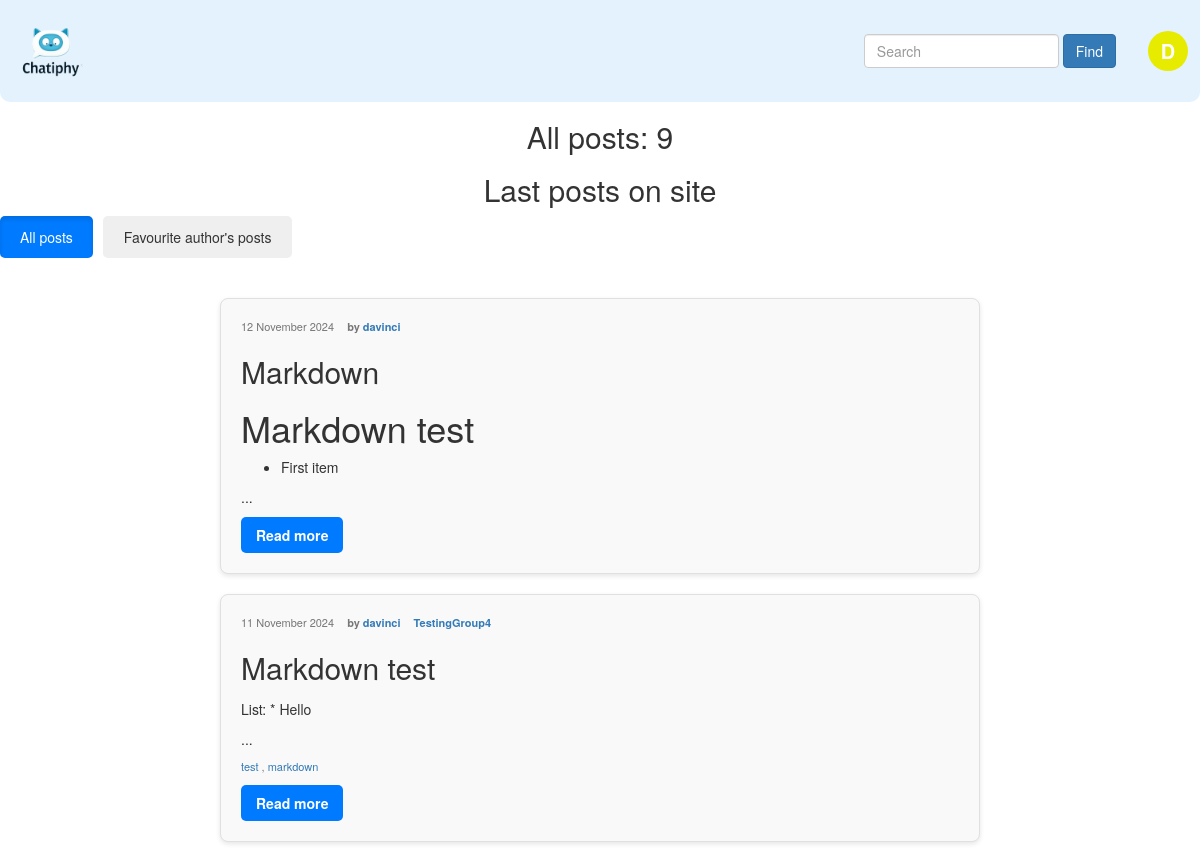
Before: / (signed in, upper part) with the older database file.
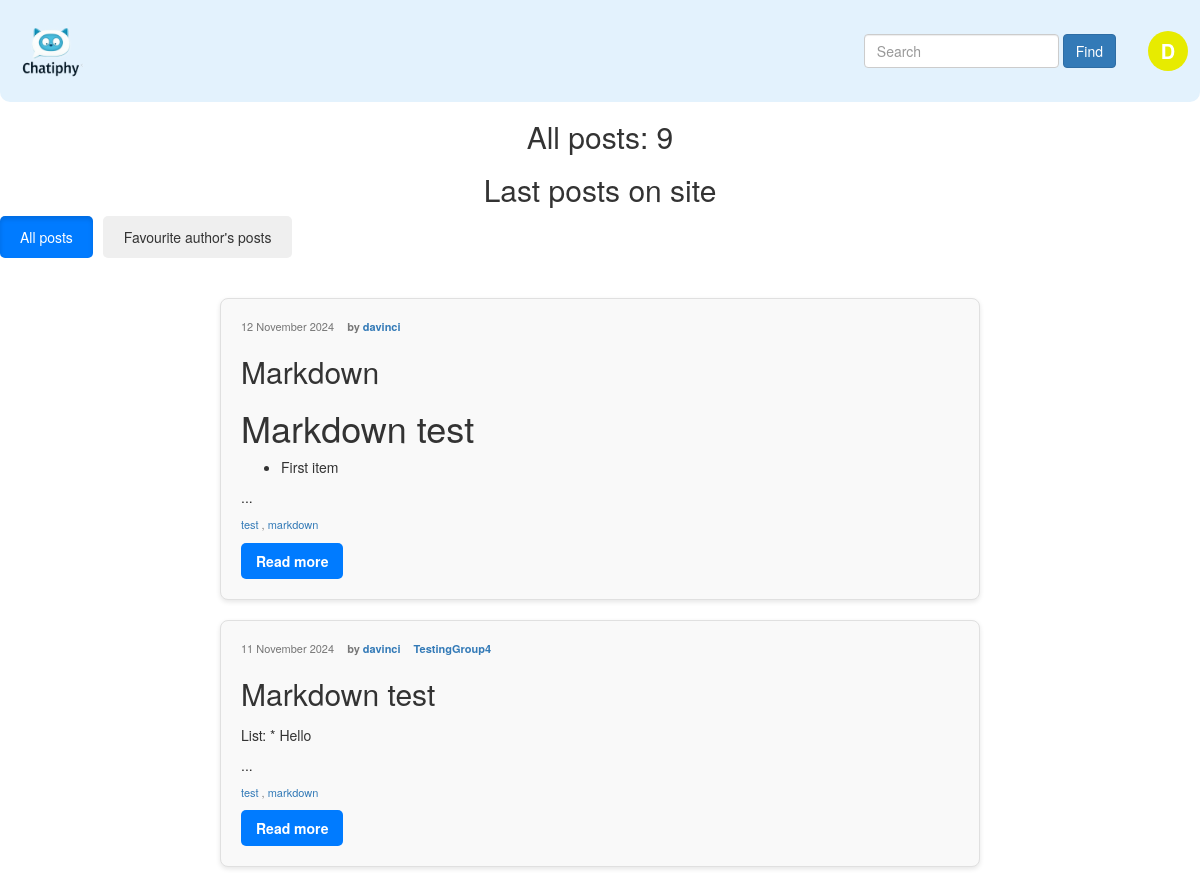
After: the same page with the newer database file.
### post_maker/models.py (models this page shows, shortened)
class Post(models.Model):
    title = models.CharField(
        max_length=250,
        default=''
    )
    text = models.TextField(
        help_text="Enter the text of post"
    )
    slug = models.SlugField(
        max_length=200,
        blank=True
    )
    created = models.DateTimeField(
        auto_now_add=True
    )
    pub_date = models.DateTimeField(
        auto_now_add=True,
    )
    updated = models.DateTimeField(
        auto_now=True
    )
    author = models.ForeignKey(
        User,
        on_delete=models.CASCADE,
        verbose_name="Author",
        related_name="posts"
    )
    group = models.ForeignKey(
        Group,
        on_delete=models.SET_NULL,
        related_name="posts",
        blank=True,
        null=True,
        verbose_name="Group",
        help_text="Choose the group"
    )
    image = models.ImageField(
        "Post Image",
        upload_to="post_maker/img",
        blank=True
    )
    tag = TaggableManager()
    class Meta:
        ordering = ('-pub_date',)
        indexes = [
            models.Index(fields=['-pub_date'])
        ]
        verbose_name = "Post"
        verbose_name_plural = "Posts"
    def get_absolute_url(self):
        return reverse("post_maker:post_detail", args=[self.pk, self.slug])

class Group(models.Model):
    title = models.CharField(max_length=200, default="")
    slug = models.SlugField(max_length=200, unique=True, blank=True)
    description = models.TextField(default="")
    def __str__(self):
        return self.title

### post_maker/views.py (the view)
# urls.py: path("", views.index, name="index"),
@login_required
def index(request, tag_slug=None):
    filter_option = request.GET.get("filter", "all")
    keyword = request.GET.get("q", None)
    tag = None
    if filter_option == "followed":
        followed_authors = Subscription.objects.filter(subscriber=request.user).values_list("sub_author", flat=True)
        posts = Post.objects.filter(author__in=followed_authors)
        show_followed = True
    elif filter_option == "all":
        posts = Post.objects.all().order_by("-pub_date")
        show_followed = False
    if tag_slug:
        tag = get_object_or_404(Tag, slug=tag_slug)
        posts = posts.filter(tag__in=[tag])
    if keyword:
        posts = Post.objects.filter(text__contains=keyword).select_related("author").order_by("-pub_date")
    template = "post_maker/index.html"
    page_obj = paginator(request, posts, 5)
    context = {
        "page_obj": page_obj,
        "show_followed":show_followed,
        "tag":tag
    }
    return render(request, template, context)

### core/context_processors/year.py (called while the page is built)
def year(request):
    year = datetime.now().year
    return {
        "year":year,
    }

### post_maker/templatetags/post_tags.py (called while the page is built)
@register.simple_tag
def total_posts():
    return Post.objects.count()

@register.filter(name='markdown')
def markdown_format(text):
    return mark_safe(markdown.markdown(text))

### post_maker/views.py (called while the page is built)
@login_required
def paginator(request, posts, pages):
    paginator_obj = Paginator(posts, pages)
    page_number = request.GET.get('page')
    return paginator_obj.get_page(page_number)

### templates/post_maker/index.html (shortened to what this page needs)
{% extends "base.html" %}
{% load post_tags %}
{% block header %}
    <h2 class="block-header">All posts: {% total_posts %}</h2>
    {% if tag %}
        <h2 class="block-header">Posts tagged with {{ tag.name }}</h2>
    {% else %}
        <h2 class="block-header">Last posts on site</h2>
    {% endif %}
{% endblock %}
{% block content %}
    {% include "post_maker/includes/switcher_follow.html" %}
    {% include "post_maker/includes/post_list.html" %}
    <br>
    <br>
{% endblock %}

### templates/post_maker/includes/post_list.html (shortened to what this page needs)
{% load post_tags %}
<div class="post-list">
    {% for post in page_obj %}
        <div class="post-list-item">
            <div class="post-list-meta">
                <span class="post-list-date">{{post.pub_date|date:"d E Y"}}</span>
                <span class="post-list-author">by <a href="{% url 'post_maker:profile' post.author %}">{{ post.author }}</a></span>
                {% if post.group %}
                    <span class="post-list-group"><a href="{% url 'post_maker:group_page' post.group.slug %}">{{ post.group }}</a></span>
                {% endif %}
            </div>
            {% if post.title %}
                <h2 class="post-list-title">{{ post.title }}</h2>
            {% endif %}
            <p class="post-excerpt">{{ post.text|markdown|truncatewords_html:30 }}...</p>
            <div class="post-list-meta">
                {% for tag in post.tag.all %}
                {% if request.resolver_match.view_name == "post_maker:index" or request.resolver_match.view_name == "post_maker:index_by_tag" %}
                    <a class="post-list-tags" href="{% url 'post_maker:index_by_tag' tag.slug %}">{{ tag.name }}</a>
                {% elif request.resolver_match.view_name == "post_maker:group_page" or request.resolver_match.view_name == "post_maker:group_page_by_tag" %}
                    <a class="post-list-tags" href="{% url 'post_maker:group_page_by_tag' post.group.slug tag.slug %}">{{ tag.name }}</a>
                {% elif request.resolver_match.view_name == "post_maker:profile" or request.resolver_match.view_name == "post_maker:profile_by_tag" %}
                    <a class="post-list-tags" href="{% url 'post_maker:profile_by_tag' post.author tag.slug %}">{{ tag.name }}</a>
                {% endif %}
                {% if not forloop.last %}, {% endif %}
                {% endfor %}
            </div>
            <a href="{{ post.get_absolute_url }}" class="read-more">Read more</a>
        </div>
    {% endfor %}
</div>

Changed rows visible on the page:
changed Post "Markdown test First item": gains Tag (name "test"); gains Tag (name "markdown")
